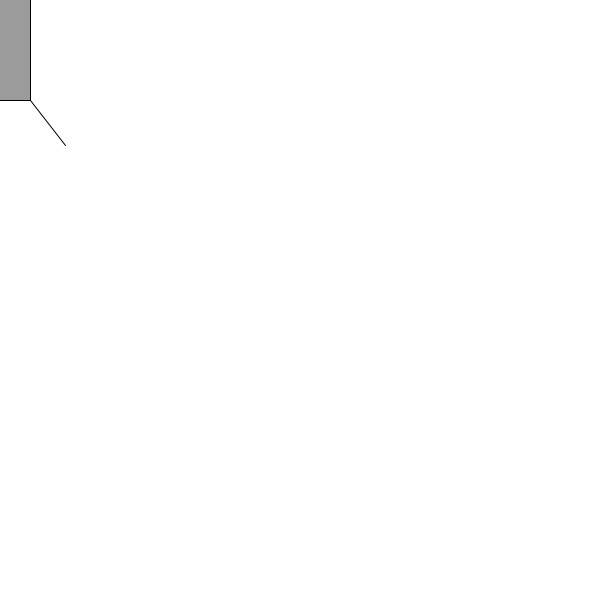
Frame 1 (no input)
Frame 60 (the mouse pressed at the canvas centre just before this capture): identical to frame 1, image omitted
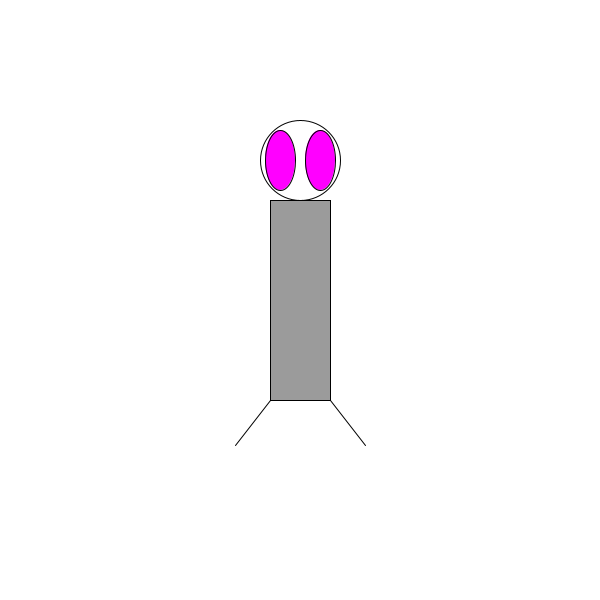
Frame 120 (the mouse held since frame 60 and released just before this capture)

The Processing sketch that drew these frames (run headless with seeded random() and noise(); from frame 60 on, the mouse is pressed at the canvas centre):

// Processing sketch: zooginaction
// ── zooginaction.pde
 void setup(){
  size(600,600);
  smooth();
  frameRate(60);
}

void draw(){
  
  //rectangle-body
  rectMode(CENTER);
  fill(155);
  stroke(0);
    background(255);

  rect(mouseX,mouseY,60,200);

  
  //face-ellipse
  fill(255);
  stroke(0);
  
  ellipse(mouseX,mouseY-140,80,80);
  
  //eyes-3llipse
  fill(mouseX,0,mouseY);
  stroke(0);
  ellipse(mouseX-20,mouseY-140,30,60);
  
  
  ellipse(mouseX+20,mouseY-140,30,60);
  
  //legs-lines
  line(pmouseX-30,pmouseY+100,mouseX-65,mouseY+145);
  line(pmouseX+30,pmouseY+100,mouseX+65,mouseY+145);
  
  
}

void mousePressed(){
  println("hee hee ha ha");
  
}
